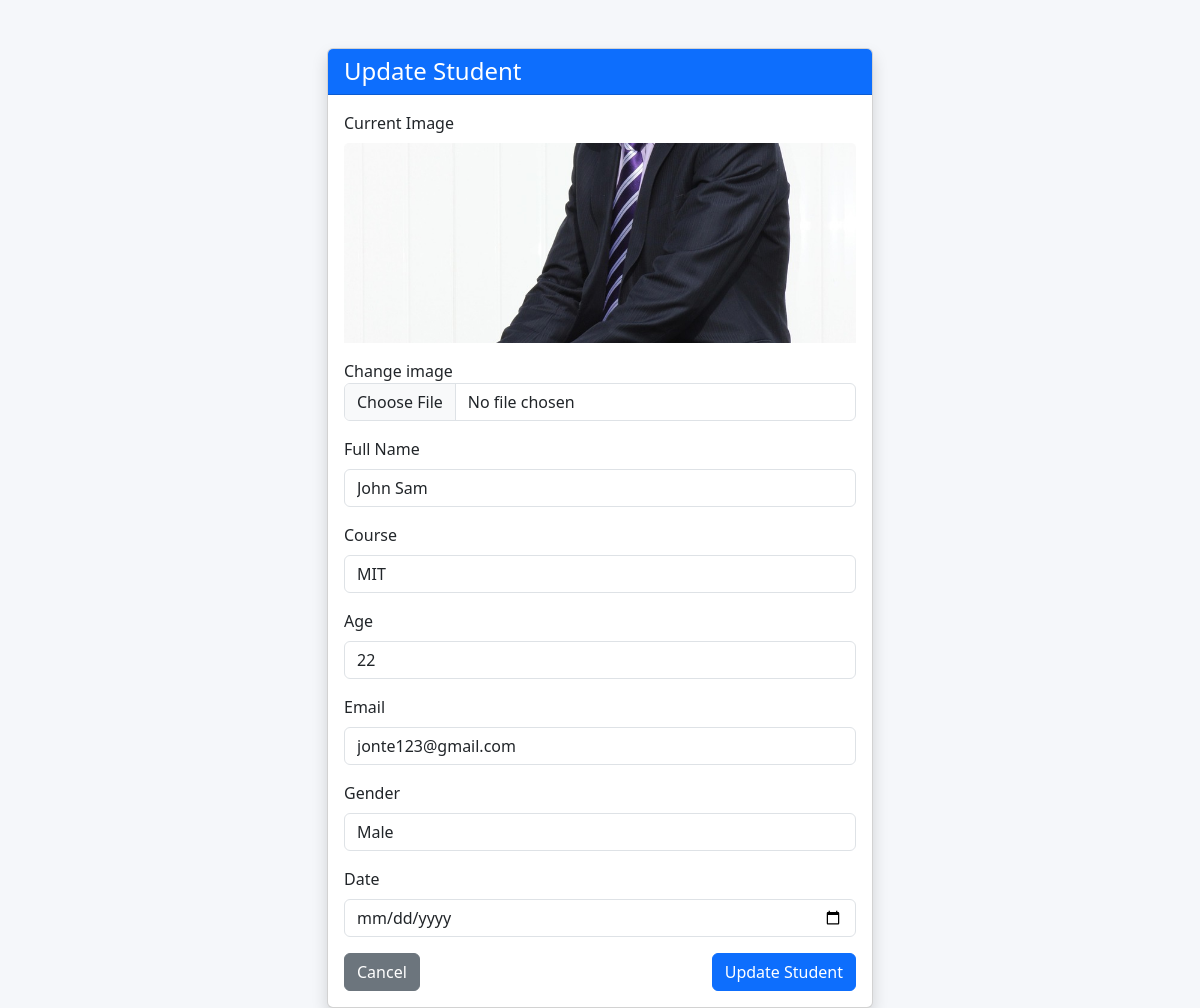
The app's page /updatestudent/12/ with its own data.
### Dashboard/models.py (models this page shows, shortened)
class Student(models.Model):
    image = models.ImageField(upload_to='students/',null=True, blank=True)
    name = models.CharField(max_length=20)
    age = models.IntegerField()
    name = models.CharField(max_length=20)
    course = models.CharField(max_length=30)
    age = models.IntegerField()
    email = models.EmailField()
    gender = models.CharField(
        max_length=20,
        choices=[
            ('Male', 'Male'),
            ('Female', 'Female'),
        ],
        default='Male',)
    date = models.DateField(null=True)

### Dashboard/views.py (the view, shortened to what this page needs)
# urls.py: path('updatestudent/<int:id>/',views.update_student, name='update_student'),
def update_student(request, id):
    student = get_object_or_404(Student, id=id)
    return render(request, 'update_student.html', {'student': student})

### Dashboard/templates/update_student.html (shortened to what this page needs)
{% load static %}
<!DOCTYPE html>
<html lang="en">
<head>
    <link href="https://cdn.jsdelivr.net/npm/bootstrap@5.3.0/dist/css/bootstrap.min.css" rel="stylesheet">
    <link rel="stylesheet" href="{% static 'css/main.css'%}">
</head>
<body>
<div class="container mt-5">
    <div class="row justify-content-center">
        <div class="col-md-6">
            <div class="card shadow">
                <div class="card-header bg-primary text-white">
                    <h4 class="mb-0">Update Student</h4>
                </div>
                <div class="card-body">
                    <form method="POST">
                        {% if student.image %}
                        <div class="mb-3">
                            <label class="form-label">Current Image</label>
                            <img src="{{ student.image.url }}" alt="" class="card-img-top" style="height: 200px; object-fit: cover">
                        </div>
                        {% endif %}
                        <div class="mb-3">
                            <label>Change image</label>
                            <input type="file" name="image" class="form-control">
                        </div>
                        <div class="mb-3">
                            <label class="form-label">Full Name</label>
                            <input type="text" name="name" class="form-control" value="{{ student.name }}">
                        </div>
                        <div class="mb-3">
                            <label class="form-label">Course</label>
                            <input type="text" name="course" class="form-control" value="{{ student.course }}">
                        </div>
                        <div class="mb-3">
                            <label class="form-label">Age</label>
                            <input type="number" name="age" class="form-control" value="{{ student.age }}">
                        </div>
                        <div class="mb-3">
                            <label class="form-label">Email</label>
                            <input type="email" name="email" class="form-control" value="{{ student.email }}">
                        </div>
                         <div class="mb-3">
                            <label class="form-label">Gender</label>
                            <input type="text" name="gender" class="form-control" value="{{ student.gender }}">
                        </div>
                         <div class="mb-3"><label class="form-label">Date</label>
                             <input type="date" name="date" class="form-control" value="{{ student.date|date:"d-m-Y" }}">
                         </div>
                        <div class="d-flex justify-content-between">
                            <a href="{% url 'dashboard' %}" class="btn btn-secondary">Cancel</a>
                            <button type="submit" class="btn btn-primary">Update Student</button>
                        </div>
                    </form>
                </div>
            </div>
        </div>
    </div>
</div>
</body>
</html>

### static/css/main.css (style rules this page uses)
body { background-color: #f5f7fa; }

### records on screen
Student: image (picture), name "John Sam", course "MIT", age "22", email "jonte123@gmail.com", gender "Male"
